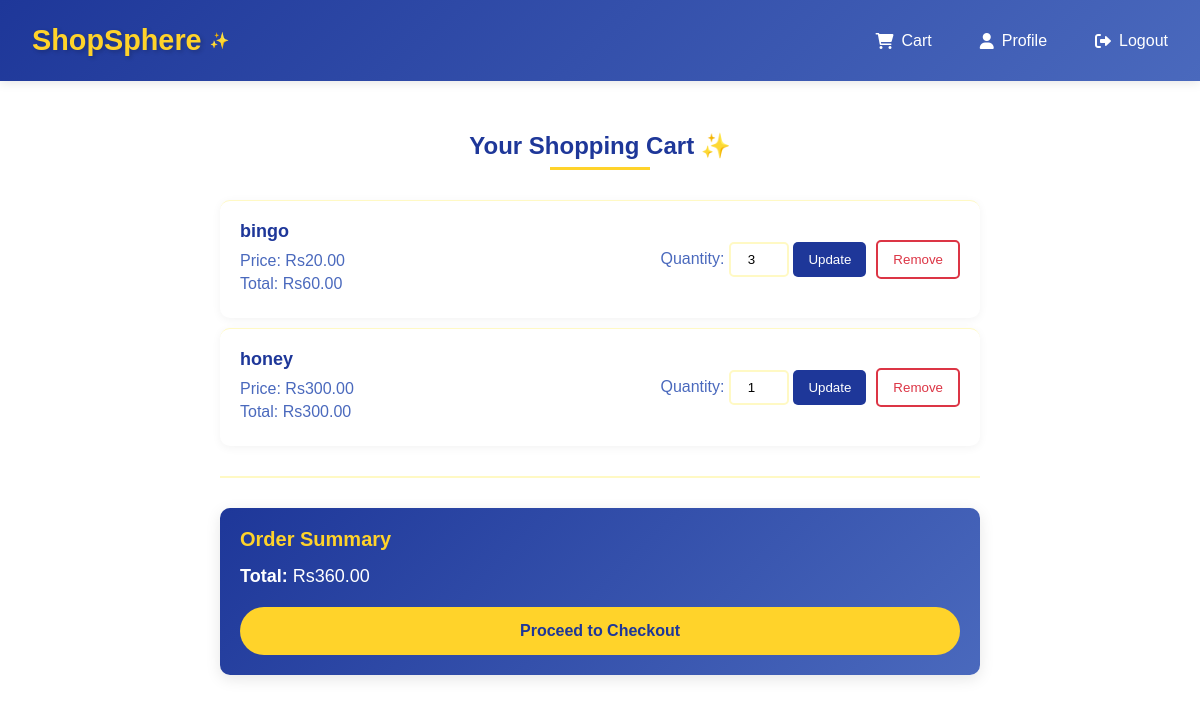
Screenshot of /customer/cart (signed in) with the database file from the repository.
### app/models.py (models this page shows)
class Product(db.Model):
    id = db.Column(db.Integer, primary_key=True)
    name = db.Column(db.String(100), nullable=False)
    price = db.Column(db.Float, nullable=False)
    category = db.Column(db.String(50), nullable=False)
    stock = db.Column(db.Integer, default=0)
    description = db.Column(db.Text)
    image_url = db.Column(db.String(255), nullable=True)
    cart_items = db.relationship('CartItem', backref='product', lazy=True)
    sales = db.relationship('Sale', backref='product', lazy=True)

### app/routes.py (the view)
@customer.route('/cart')
@login_required
def cart():
    cart_items = CartItem.query.filter_by(user_id=current_user.id).all()
    cart_details = []
    for item in cart_items:
        product = Product.query.get(item.product_id)  # Fetch product by ID
        if product:  # Check if product exists
            if item.quantity > product.stock:  # Check if quantity is available
                flash(f"Insufficient stock for {product.name}. Only {product.stock} available.", "danger")
                item.quantity = product.stock  # Optional: Adjust quantity to available stock
                db.session.commit()
            cart_details.append({
                'product': {  # Include product details in a nested dictionary
                    'id': product.id,
                    'name': product.name,
                    'price': product.price  # Safe to access price here
                },
                'quantity': item.quantity,
            })
        else:
            flash(f"Product with ID {item.product_id} does not exist and has been removed from your cart.", "warning")
            db.session.delete(item)  # Remove from cart if product not found
            db.session.commit()  # Commit the changes
    total_price = sum(item.product.price * item.quantity for item in cart_items)
    return render_template('customer/cart.html', cart_items=cart_details, total_price=total_price)

### app/templates/customer/cart.html (shortened to what this page needs)
{% extends "base.html" %}
{% block content %}
<div class="cart-container">
    <h2>Your Shopping Cart ✨</h2>
    {% if cart_items %}
        <div class="cart-items">
            {% for item in cart_items %}
                <div class="cart-item">
                    <div class="item-details">
                        <h3>{{ item.product.name }}</h3>
                        <p>Price: Rs{{ '%.2f' | format(item.product.price) }}</p>
                        <p>Total: Rs{{ '%.2f' | format(item.product.price * item.quantity) }}</p>
                    </div>
                    <div class="item-quantity">
                        <form action="{{ url_for('customer.update_cart', product_id=item.product.id) }}" method="POST">
                            <label for="quantity-{{ item.product.id }}">Quantity:</label>
                            <input type="number" name="quantity" id="quantity-{{ item.product.id }}" value="{{ item.quantity }}" min="1" required>
                            <button type="submit" class="update-btn">Update</button>
                        </form>
                    </div>
                    <form action="{{ url_for('customer.remove_from_cart', product_id=item.product.id) }}" method="POST" onsubmit="return confirm('Are you sure you want to remove this item from your cart?');" class="remove-form">
                        <button type="submit" class="remove-btn">Remove</button>
                    </form>
                </div>
            {% endfor %}
        </div>
        <div class="cart-summary">
            <h3>Order Summary</h3>
            <p><strong>Total:</strong> Rs{{ '%.2f' | format(total_price) }}</p>
            <a href="{{ url_for('customer.billing') }}" class="checkout-btn">Proceed to Checkout</a>
        </div>
    {% else %}
        <div class="empty-cart">
            <p>Your cart is empty.</p>
        </div>
    {% endif %}
</div>
{% endblock %}

### app/templates/base.html (style rules this page uses)
:root { --primary-blue: #1e3799; --secondary-blue: #4a69bd; --primary-yellow: #ffd32a; --secondary-yellow: #fcc43e; --light-yellow: #fff9c4; }
* { margin: 0; padding: 0; box-sizing: border-box; font-family: 'Arial', sans-serif; }

### app/templates/customer/cart.html (style rules this page uses)
:root { --primary-blue: #1e3799; --secondary-blue: #4a69bd; --primary-yellow: #ffd32a; --secondary-yellow: #fcc43e; --light-yellow: #fff9c4; }
.cart-container { max-width: 800px; margin: 0 auto; padding: 20px; font-family: Arial, sans-serif; }
h2 { text-align: center; margin-bottom: 30px; color: var(--primary-blue); position: relative; padding-bottom: 10px; }
h2::after { content: ''; position: absolute; bottom: 0; left: 50%; transform: translateX(-50%); width: 100px; height: 3px; background: var(--primary-yellow); }
.cart-items { border-bottom: 2px solid var(--light-yellow); padding-bottom: 20px; }
.cart-item { display: flex; align-items: center; padding: 20px; border-top: 1px solid var(--light-yellow); background: white; margin-bottom: 10px; border-radius: 10px; box-shadow: 0 2px 10px rgba(0,0,0,0.05); transition: transform 0.3s ease, box-shadow 0.3s ease; }
.item-details { flex: 2; color: var(--primary-blue); }
.item-details h3 { margin: 0 0 10px 0; font-size: 18px; color: var(--primary-blue); }
.item-details p { margin: 5px 0; color: var(--secondary-blue); }
.item-quantity { display: flex; align-items: center; gap: 10px; }
.item-quantity label { color: var(--secondary-blue); font-weight: 500; }
.item-quantity input { width: 60px; padding: 8px; border: 2px solid var(--light-yellow); border-radius: 5px; text-align: center; transition: border-color 0.3s; }
.update-btn, .remove-btn, .checkout-btn { padding: 10px 15px; border: none; cursor: pointer; border-radius: 5px; font-weight: 500; transition: all 0.3s ease; }
.update-btn { background-color: var(--primary-blue); color: white; }
.remove-btn { background-color: #fff; color: #dc3545; border: 2px solid #dc3545; margin-left: 10px; }
.cart-summary { background: linear-gradient(135deg, var(--primary-blue), var(--secondary-blue)); padding: 20px; border-radius: 10px; margin-top: 30px; color: white; box-shadow: 0 4px 15px rgba(0,0,0,0.1); }
.cart-summary h3 { margin: 0 0 15px 0; color: var(--primary-yellow); font-size: 20px; }
.cart-summary p { font-size: 18px; margin-bottom: 20px; }
.checkout-btn { background-color: var(--primary-yellow); color: var(--primary-blue); display: block; width: 100%; padding: 15px; text-align: center; text-decoration: none; font-size: 16px; font-weight: bold; border-radius: 25px; transition: all 0.3s ease; }

### rows the page displays
Product: product.name "bingo", product.price "20.00", item.product.price*item.quantity "60.00"
Product: product.name "honey", product.price "300.00", item.product.price*item.quantity "300.00"

### other values shown
{{ '%.2f' | format(total_price) }} "360.00"
